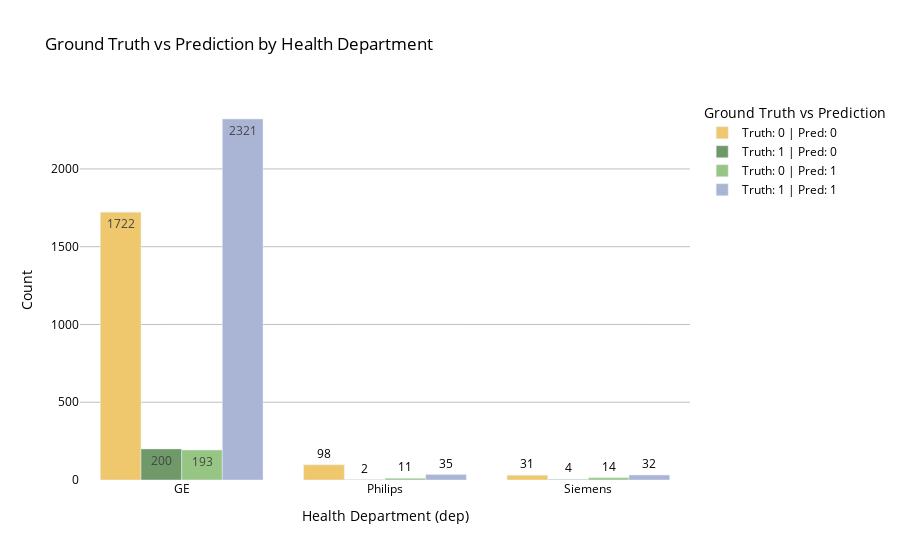

The notebook cell this image was saved under:
### Code cell
# Create a crosstab for ground truth vs prediction by dep
crosstab = pd.crosstab(index=[df_original_with_manufacturer['Manufacturer'], df_original_with_manufacturer['csPC']], columns=df_original_with_manufacturer['prediction'])

# Reset the index for easier plotting
crosstab = crosstab.reset_index()

# Melt the dataframe to long format for seaborn plotting
crosstab_melted = crosstab.melt(id_vars=['Manufacturer', 'csPC'], value_vars=[0.0, 1.0], var_name='Prediction', value_name='Count')

# Create a new column for ground truth vs prediction comparison
crosstab_melted['Ground Truth vs Prediction'] = crosstab_melted.apply(lambda row: f'Truth: {int(row["csPC"])} | Pred: {int(row["Prediction"])}', axis=1)

# Define the traces for the plot
trace1 = go.Bar(
    x=[str(v) for v in crosstab_melted[crosstab_melted['Ground Truth vs Prediction'] == 'Truth: 0 | Pred: 0']['Manufacturer']],
    y=crosstab_melted[crosstab_melted['Ground Truth vs Prediction'] == 'Truth: 0 | Pred: 0']['Count'],
    name='Truth: 0 | Pred: 0',
    text=crosstab_melted[crosstab_melted['Ground Truth vs Prediction'] == 'Truth: 0 | Pred: 0']['Count'],
    marker_color=colors[0]
)

trace2 = go.Bar(
    x=[str(v) for v in crosstab_melted[crosstab_melted['Ground Truth vs Prediction'] == 'Truth: 1 | Pred: 0']['Manufacturer']],
    y=crosstab_melted[crosstab_melted['Ground Truth vs Prediction'] == 'Truth: 1 | Pred: 0']['Count'],
    name='Truth: 1 | Pred: 0',
    text=crosstab_melted[crosstab_melted['Ground Truth vs Prediction'] == 'Truth: 1 | Pred: 0']['Count'],
    marker_color=colors[1]
)

trace3 = go.Bar(
    x=[str(v) for v in crosstab_melted[crosstab_melted['Ground Truth vs Prediction'] == 'Truth: 0 | Pred: 1']['Manufacturer']],
    y=crosstab_melted[crosstab_melted['Ground Truth vs Prediction'] == 'Truth: 0 | Pred: 1']['Count'],
    name='Truth: 0 | Pred: 1',
    text=crosstab_melted[crosstab_melted['Ground Truth vs Prediction'] == 'Truth: 0 | Pred: 1']['Count'],
    marker_color=colors[2]
)

trace4 = go.Bar(
    x=[str(v) for v in crosstab_melted[crosstab_melted['Ground Truth vs Prediction'] == 'Truth: 1 | Pred: 1']['Manufacturer']],
    y=crosstab_melted[crosstab_melted['Ground Truth vs Prediction'] == 'Truth: 1 | Pred: 1']['Count'],
    name='Truth: 1 | Pred: 1',
    text=crosstab_melted[crosstab_melted['Ground Truth vs Prediction'] == 'Truth: 1 | Pred: 1']['Count'],
    marker_color=colors[3]
)

# Combine the traces
data = [trace1, trace2, trace3, trace4]

# Define the layout
layout = go.Layout(
    title='Ground Truth vs Prediction by Health Department',
    xaxis=dict(title='Health Department (dep)'),
    barmode='group',
    plot_bgcolor='white',
    paper_bgcolor='white',
    font=dict(color='black'),
    yaxis=dict(title='Count',gridcolor='rgba(128,128,128,0.5)'),
    legend=dict(title='Ground Truth vs Prediction')
)

# Create the figure
fig = go.Figure(data=data, layout=layout)

# Display the plot
fig.show()

### Figure 1 — Plotly figure (JSON) as saved in the notebook; plotly's stock layout.template omitted (floating-point values rounded to 4 significant figures)
{"data": [{"marker": {"color": "#efc86e"}, "name": "Truth: 0 | Pred: 0", "text": [1722, 98, 31], "type": "bar", "x": ["GE", "Philips", "Siemens"], "y": [1722, 98, 31]}, {"marker": {"color": "#6f9969"}, "name": "Truth: 1 | Pred: 0", "text": [200, 2, 4], "type": "bar", "x": ["GE", "Philips", "Siemens"], "y": [200, 2, 4]}, {"marker": {"color": "#97c684"}, "name": "Truth: 0 | Pred: 1", "text": [193, 11, 14], "type": "bar", "x": ["GE", "Philips", "Siemens"], "y": [193, 11, 14]}, {"marker": {"color": "#aab5d5"}, "name": "Truth: 1 | Pred: 1", "text": [2321, 35, 32], "type": "bar", "x": ["GE", "Philips", "Siemens"], "y": [2321, 35, 32]}], "layout": {"barmode": "group", "font": {"color": "black"}, "legend": {"title": {"text": "Ground Truth vs Prediction"}}, "paper_bgcolor": "white", "plot_bgcolor": "white", "title": {"text": "Ground Truth vs Prediction by Health Department"}, "xaxis": {"title": {"text": "Health Department (dep)"}}, "yaxis": {"gridcolor": "rgba(128,128,128,0.5)", "title": {"text": "Count"}}}}
